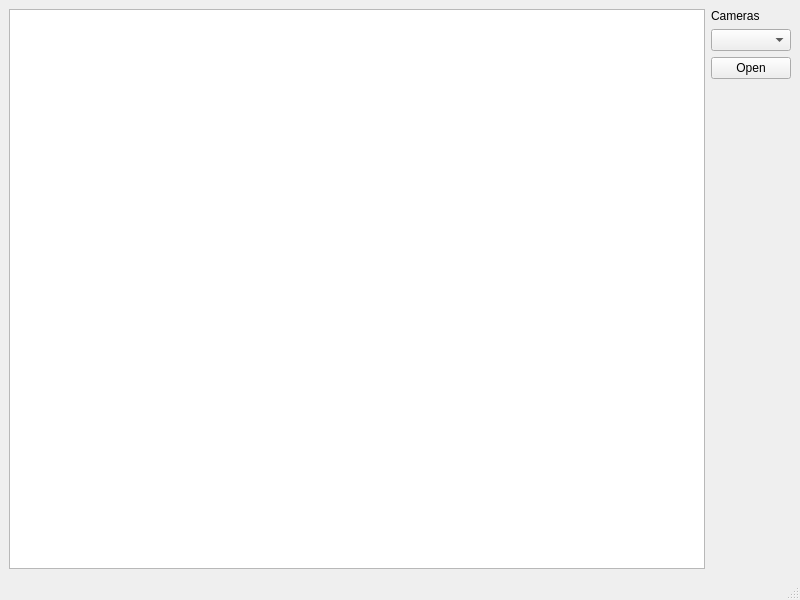
<?xml version="1.0" encoding="UTF-8"?>
<ui version="4.0">
 <class>MainWindow</class>
 <widget class="QMainWindow" name="MainWindow">
  <property name="geometry">
   <rect>
    <x>0</x>
    <y>0</y>
    <width>800</width>
    <height>600</height>
   </rect>
  </property>
  <property name="windowTitle">
   <string>MainWindow</string>
  </property>
  <widget class="QWidget" name="centralwidget">
   <layout class="QVBoxLayout" name="verticalLayout">
    <item>
     <layout class="QHBoxLayout" name="horizontalLayout">
      <item>
       <widget class="QGraphicsView" name="graphicsView"/>
      </item>
      <item>
       <layout class="QVBoxLayout" name="verticalLayout_2">
        <item>
         <widget class="QLabel" name="label">
          <property name="text">
           <string>Cameras</string>
          </property>
         </widget>
        </item>
        <item>
         <widget class="QComboBox" name="comboBox"/>
        </item>
        <item>
         <widget class="QPushButton" name="pushButton">
          <property name="text">
           <string>Open</string>
          </property>
         </widget>
        </item>
        <item>
         <spacer name="verticalSpacer">
          <property name="orientation">
           <enum>Qt::Vertical</enum>
          </property>
          <property name="sizeHint" stdset="0">
           <size>
            <width>20</width>
            <height>40</height>
           </size>
          </property>
         </spacer>
        </item>
       </layout>
      </item>
     </layout>
    </item>
   </layout>
  </widget>
  <widget class="QMenuBar" name="menubar">
   <property name="geometry">
    <rect>
     <x>0</x>
     <y>0</y>
     <width>800</width>
     <height>21</height>
    </rect>
   </property>
  </widget>
  <widget class="QStatusBar" name="statusbar"/>
 </widget>
 <resources/>
 <connections/>
</ui>
